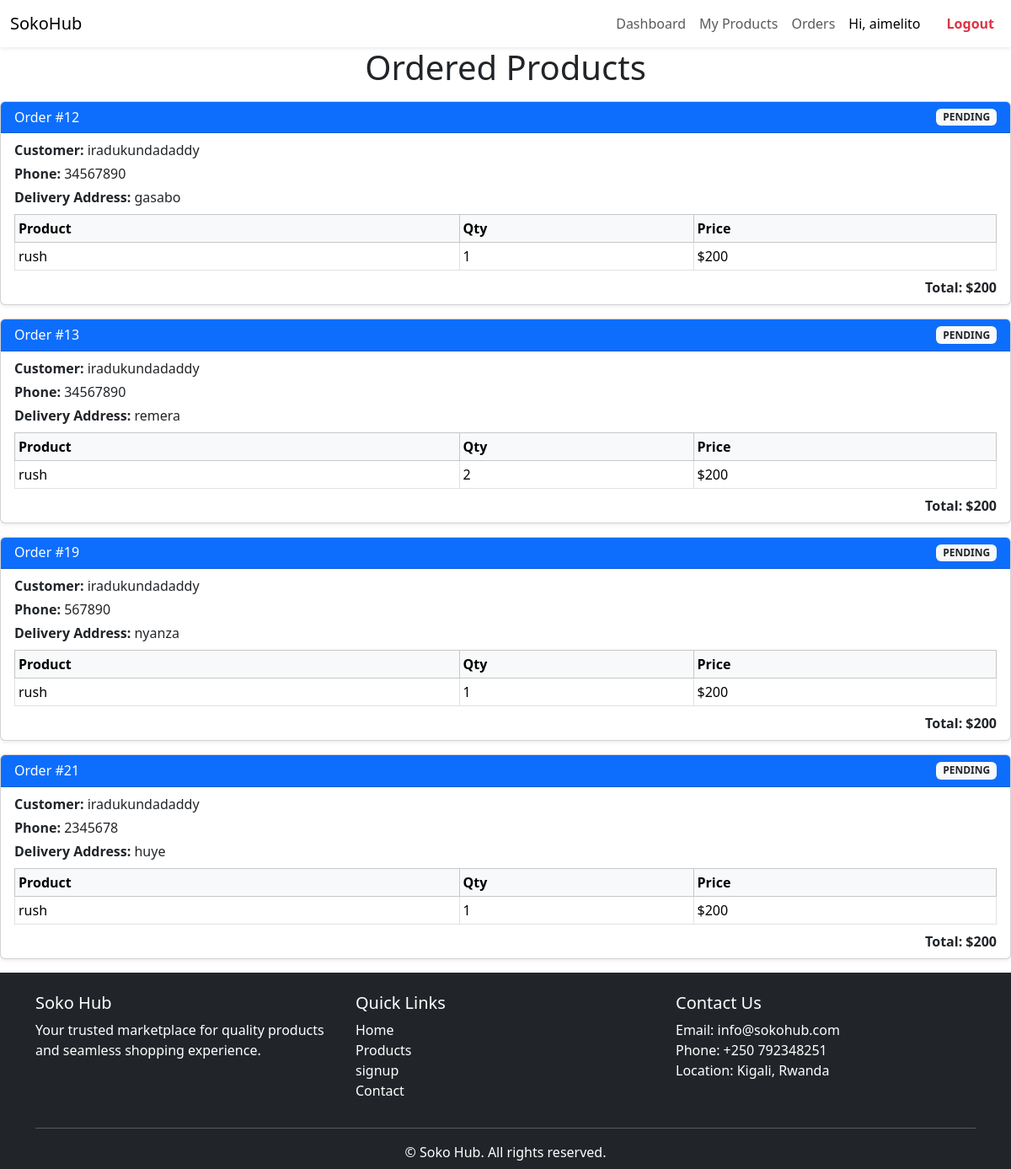
The app's page /vendor/orders/ (signed in) with its own data.
### accounts/models.py (models this page shows)
class CustomUser(AbstractUser):
    USER_CHOICE_CUSTOMER= 'C',
    USER_CHOICE_VENDOR= 'V',
    USER_CHOICE = [
        ('V','Vendor'),
        ('C','Customer'),
    ]
    phone = models.CharField(max_length=15, blank=True, null=True)
    location = models.CharField(max_length=255)
    user_type= models.CharField(max_length = 150,choices= USER_CHOICE, default= USER_CHOICE_CUSTOMER)

### orders/models.py (models this page shows, shortened)
class Order(models.Model):
    STATUS_CHOICE = [
        ("PENDING","Pending"),
        ("PAID","Paid"),
        ("ACTIVE","Active")
    ]
    customer = models.ForeignKey('accounts.CustomUser',on_delete = models.CASCADE)
    phone = models.CharField( max_length=50)
    delivery_address = models.CharField(max_length=255)
    created_at  = models.DateTimeField(auto_now_add=True)
    status= models.CharField(max_length=255,choices = STATUS_CHOICE)
    total = models.IntegerField()

class OrderItem(models.Model):
    order = models.ForeignKey('Order', on_delete = models.CASCADE)
    product = models.ForeignKey(product, on_delete=models.CASCADE)
    quantity = models.IntegerField()
    price = models.IntegerField()

### products/models.py (models this page shows, shortened)
class product(models.Model):
    STATUS_CHOICES = (
        ('available', 'Available'),
        ('unavailable', 'Unvailable'),
    )
    vendor = models.ForeignKey('accounts.CustomUser',on_delete = models.CASCADE)
    name = models.CharField(max_length=255)
    description = models.TextField()
    price = models.DecimalField(max_digits=20,decimal_places=4)
    stock = models.IntegerField()
    image = models.ImageField(upload_to='media/products/')
    created_at = models.DateTimeField(auto_now_add=True)
    status = models.CharField(max_length=20, choices=STATUS_CHOICES, default='available')

### orders/views.py (the view)
# urls.py: path('orders/', vendorOrder, name='vendor_orders'),
def vendor_orders(request):
    vendor = request.user  # assuming vendor is logged in
    order_items = OrderItem.objects.filter(product__vendor=vendor)
    orders = Order.objects.filter(orderitem__in=order_items).distinct()
    orders_with_totals = []
    for order in orders:
        total = 0
        vendor_items = []
        for item in order.orderitem_set.all():
            if item.product.vendor == vendor:
                total += item.price
                vendor_items.append(item)
        orders_with_totals.append({
            "order": order,
            "items": vendor_items,
            "total": total
        })
    context = {
        "orders": orders,
        "vendor": vendor,
         "orders_with_totals": orders_with_totals
    }
    return render(request, "orders/vendor_orders.html", context)

### orders/templates/orders/vendor_orders.html
    {% extends 'accounts/base.html' %}
     {% block content %}
        <h1 class="text-center mb-3">Ordered Products</h1>
        {% if orders_with_totals %}
            {% for data in orders_with_totals %}
                <div class="card mb-3 shadow-sm">
                    <div class="card-header d-flex justify-content-between align-items-center bg-primary text-white py-2">
                        <h6 class="mb-0">Order #{{ data.order.id }}</h6>
                        <span class="badge bg-light text-dark">{{ data.order.status }}</span>
                    </div>
                    <div class="card-body py-2">
                        <p class="mb-1"><strong>Customer:</strong> {{ data.order.customer.username }}</p>
                        <p class="mb-1"><strong>Phone:</strong> {{ data.order.phone }}</p>
                        <p class="mb-2"><strong>Delivery Address:</strong> {{ data.order.delivery_address }}</p>
                        <div class="table-responsive">
                            <table class="table table-sm table-bordered mb-2">
                                <thead class="table-light">
                                    <tr>
                                        <th>Product</th>
                                        <th>Qty</th>
                                        <th>Price</th>
                                    </tr>
                                </thead>
                                <tbody>
                                    {% for item in data.items %}
                                        <tr>
                                            <td>{{ item.product.name }}</td>
                                            <td>{{ item.quantity }}</td>
                                            <td>${{ item.price }}</td>
                                        </tr>
                                    {% endfor %}
                                </tbody>
                            </table>
                        </div>
                        <p class="text-end mb-0"><strong>Total: ${{ data.total }}</strong></p>
                    </div>
                </div>
            {% endfor %}
        {% else %}
            <div class="alert alert-info text-center py-2" role="alert">
                You have no orders for your products yet.
            </div>
        {% endif %}
{% endblock %}

### accounts/templates/accounts/navbar.html (shortened to what this page needs)
{% load static %}
{% block content %}
<nav class="navbar navbar-expand-lg navbar-light bg-light shadow-sm py-2">
  <div class="container-fluid">
    <a class="navbar-brand   fs-lg " href="#">SokoHub</a>
    <div class="collapse navbar-collapse" id="navbarNav">
      <ul class="navbar-nav ms-auto mb-2 mb-lg-0">
      <ul class="navbar-nav mb-2 mb-lg-0">
        {% if request.user.is_authenticated %}
              {% if request.user.user_type == 'V' %}
        <li class="nav-item">
          <a class="nav-link"
          href="{% url 'vendor_dashboard' %}">Dashboard</a>
        </li>
        <li class="nav-item">
          <a class="nav-link "
             href="{% url 'vendor_products' %}">My Products</a>
        </li>
        <li class="nav-item">
          <a class="nav-link "
             href="{% url 'vendor_orders' %}">Orders</a>
        </li>
        {% endif %}
         <li class="nav-item">
            <span class="nav-link msg">Hi, {{ request.user.username }}</span>
          </li>
          <li class="nav-item">
            <a class="nav-link text-danger fw-bold" href="{% url 'logout' %}">Logout</a>
          </li>
        {% endif %}
      </ul>
    </div>
  </div>
</nav>
{% endblock content %}

### accounts/templates/accounts/base.html (style rules this page uses)
html, body { height: 100%; margin: 0; padding: 0; }
body { display: flex; flex-direction: column; min-height: 100vh; }

### accounts/templates/accounts/navbar.html (style rules this page uses)
.navbar { background-color: #fff !important; display: flex !important; justify-content: flex-end !important; align-items: start; }
.msg { font-size: 16px; color: black !important; margin-right: 15px; }

### records on screen
CustomUser: user.username "aimelito"
Order: order.id "12", order.status "PENDING", order.customer.username "iradukundadaddy", order.phone "34567890", order.delivery_address "gasabo", total "200"
OrderItem: product.name "rush", quantity "1", price "200"
Order: order.id "13", order.status "PENDING", order.customer.username "iradukundadaddy", order.phone "34567890", order.delivery_address "remera", total "200"
OrderItem: product.name "rush", quantity "2", price "200"
Order: order.id "19", order.status "PENDING", order.customer.username "iradukundadaddy", order.phone "567890", order.delivery_address "nyanza", total "200"
OrderItem: product.name "rush", quantity "1", price "200"
Order: order.id "21", order.status "PENDING", order.customer.username "iradukundadaddy", order.phone "2345678", order.delivery_address "huye", total "200"
OrderItem: product.name "rush", quantity "1", price "200"
